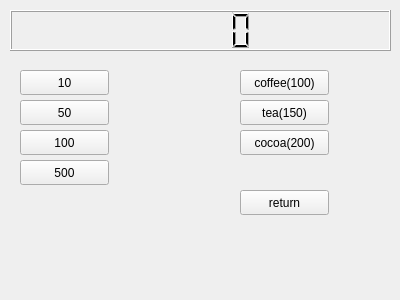
<?xml version="1.0" encoding="UTF-8"?>
<ui version="4.0">
 <class>Widget</class>
 <widget class="QWidget" name="Widget">
  <property name="geometry">
   <rect>
    <x>0</x>
    <y>0</y>
    <width>400</width>
    <height>300</height>
   </rect>
  </property>
  <property name="windowTitle">
   <string>Widget</string>
  </property>
  <widget class="QLCDNumber" name="lcdNumber">
   <property name="geometry">
    <rect>
     <x>10</x>
     <y>10</y>
     <width>381</width>
     <height>41</height>
    </rect>
   </property>
   <property name="intValue" stdset="0">
    <number>0</number>
   </property>
  </widget>
  <widget class="QPushButton" name="pb10">
   <property name="geometry">
    <rect>
     <x>20</x>
     <y>70</y>
     <width>89</width>
     <height>25</height>
    </rect>
   </property>
   <property name="text">
    <string>10</string>
   </property>
  </widget>
  <widget class="QPushButton" name="pb50">
   <property name="geometry">
    <rect>
     <x>20</x>
     <y>100</y>
     <width>89</width>
     <height>25</height>
    </rect>
   </property>
   <property name="text">
    <string>50</string>
   </property>
  </widget>
  <widget class="QPushButton" name="pb500">
   <property name="geometry">
    <rect>
     <x>20</x>
     <y>160</y>
     <width>89</width>
     <height>25</height>
    </rect>
   </property>
   <property name="text">
    <string>500</string>
   </property>
  </widget>
  <widget class="QPushButton" name="pb100">
   <property name="geometry">
    <rect>
     <x>20</x>
     <y>130</y>
     <width>89</width>
     <height>25</height>
    </rect>
   </property>
   <property name="text">
    <string>100</string>
   </property>
  </widget>
  <widget class="QPushButton" name="pbCoffee">
   <property name="geometry">
    <rect>
     <x>240</x>
     <y>70</y>
     <width>89</width>
     <height>25</height>
    </rect>
   </property>
   <property name="text">
    <string>coffee(100)</string>
   </property>
  </widget>
  <widget class="QPushButton" name="pbTea">
   <property name="geometry">
    <rect>
     <x>240</x>
     <y>100</y>
     <width>89</width>
     <height>25</height>
    </rect>
   </property>
   <property name="text">
    <string>tea(150)</string>
   </property>
  </widget>
  <widget class="QPushButton" name="pbCocoa">
   <property name="enabled">
    <bool>true</bool>
   </property>
   <property name="geometry">
    <rect>
     <x>240</x>
     <y>130</y>
     <width>89</width>
     <height>25</height>
    </rect>
   </property>
   <property name="text">
    <string>cocoa(200)</string>
   </property>
  </widget>
  <widget class="QPushButton" name="pbReturn">
   <property name="geometry">
    <rect>
     <x>240</x>
     <y>190</y>
     <width>89</width>
     <height>25</height>
    </rect>
   </property>
   <property name="text">
    <string>return</string>
   </property>
  </widget>
 </widget>
 <layoutdefault spacing="6" margin="11"/>
 <resources/>
 <connections/>
</ui>
